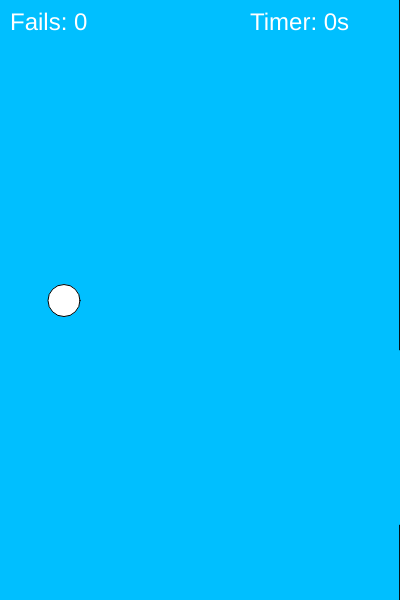
Frame 1 (no input)
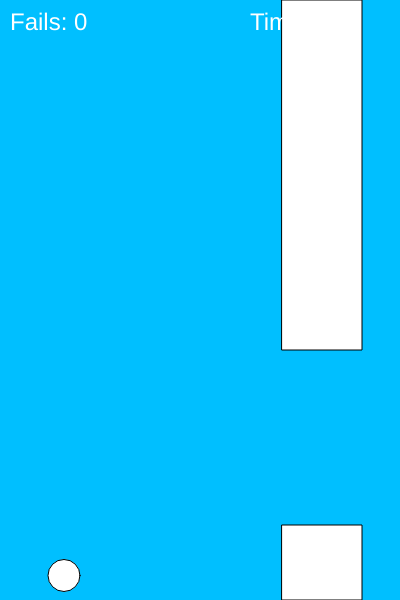
Frame 60 (no input)
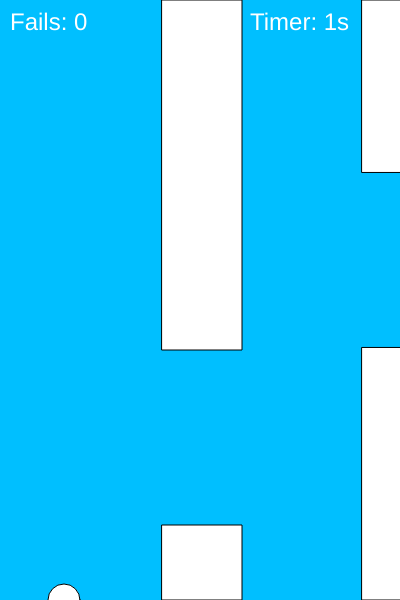
Frame 120 (the mouse pressed at the canvas centre since frame 60)

The p5.js sketch that drew these frames (run headless with seeded random() and noise() and a simulated clock; from frame 60 on, the mouse is pressed at the canvas centre):

// p5.js sketch
// ── sketch.js
var bird;
var pipes = [];
var gameover = false;
var fails = 0;
var timer = 0;

function setup() {
  createCanvas(400, 600);
  bird = new Bird();
  pipes.push(new Pipe(gameover));
}

function draw() {
  background(0, 191, 255); // Sea blue background

  if (!gameover) {
    for (var i = pipes.length - 1; i >= 0; i--) {
      pipes[i].show();
      pipes[i].update();

      if (bird.hits(pipes[i])) {
        if (!pipes[i].scored) {
          fails++;
          pipes[i].scored = true;
        }
      }

      if (pipes[i].offscreen()) {
        pipes.splice(i, 1);
      }
    }

    bird.update();
    bird.show();

    if (frameCount % 100 === 0) {
      pipes.push(new Pipe(gameover));
    }
  } else {
    // Game over state
    textAlign(CENTER);
    textSize(32);
    fill(255);
    text("GAME OVER", width / 2, height / 2);
  }

  // Display fails
  textSize(24);
  fill(255);
  text("Fails: " + fails, 10, 30);

  // Display timer
  textSize(24);
  fill(255);
  text("Timer: " + Math.floor(timer / 60) + "s", width - 150, 30);

  // Update timer
  if (!gameover) {
    timer++;
  }
}

function keyPressed() {
  if (key === " ") {
    bird.up();
  }
}

function mousePressed() {
  if (gameover) {
    // Reset the game
    gameover = false;
    pipes = [];
    bird = new Bird();
    pipes.push(new Pipe(gameover));
    fails = 0;
    timer = 0;
  }
}

// ── bird.js
function Bird() {
    this.y = height / 2;
    this.x = 64;
  
    this.gravity = 0.6;
    this.lift = -15;
    this.velocity = 0;
  
    this.show = function () {
      fill(255);
      ellipse(this.x, this.y, 32, 32);
    };
  
    this.up = function () {
      this.velocity += this.lift;
    };
  
    this.update = function () {
      this.velocity += this.gravity;
      this.velocity *= 0.9;
      this.y += this.velocity;
  
      if (this.y > height) {
        this.y = height;
        this.velocity = 0;
      }
  
      if (this.y < 0) {
        this.y = 0;
        this.velocity = 0;
      }
    };
  
    this.hits = function (pipe) {
      if (
        (this.y < pipe.top || this.y > height - pipe.bottom) &&
        this.x > pipe.x &&
        this.x < pipe.x + pipe.w
      ) {
        return true;
      }
      return false;
    };
  }
  
// ── ixdex.html
<!DOCTYPE html>
<html lang="en">
<head>
    <meta charset="UTF-8">
    <meta name="viewport" content="width=device-width, initial-scale=1.0">
    <script src="https://cdnjs.cloudflare.com/ajax/libs/p5.js/1.4.0/p5.js"></script>
    <title>Flappy Bird</title>
    <style>
        body {
            display: flex;
            justify-content: center;
            align-items: center;
            height: 100vh;
            margin: 0;
        }
        canvas {
            border: 1px solid black;
        }
    </style>
</head>
<body>
    <script src="sketch.js"></script>
    <script src="bird.js"></script>
    <script src="pipe.js"></script>
</body>
</html>
// ── pipe.js
function Pipe(gameover) {
    this.spacing = 175;
    this.top = random(height / 6, (3 / 4) * height);
    this.bottom = height - (this.top + this.spacing);
    this.x = width;
    this.w = 80;
    this.speed = 2;
    this.scored = false;
    this.gameover = gameover;
  
    this.show = function () {
      fill(255);
      if (this.highlight) {
        fill(255, 0, 0);
      }
      rect(this.x, 0, this.w, this.top);
      rect(this.x, height - this.bottom, this.w, this.bottom);
    };
  
    this.update = function () {
      this.x -= this.speed;
    };
  
    this.offscreen = function () {
      if (this.x < -this.w) {
        return true;
      }
      return false;
    };
  
    this.hits = function (bird) {
      if (
        (bird.y < this.top || bird.y > height - this.bottom) &&
        bird.x > this.x &&
        bird.x < this.x + this.w
      ) {
        if (!this.scored) {
          this.scored = true;
          return true;
        }
      }
      return false;
    };
  }
  
